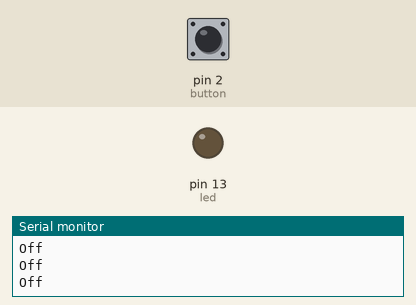
A sketch run on a simulated Arduino Uno, built with avr-gcc and run on an emulated ATmega328P. Parts: output pins drawn as LEDs (lit = HIGH), the last lines printed to the serial monitor. The test bench sets the inputs (shaded band); at power-on: pin 2 (button) LOW.

Above: at 1.3 s.
1.4 s: pin 2 (button) pulled HIGH for 0.3 s
At 1.62 s:
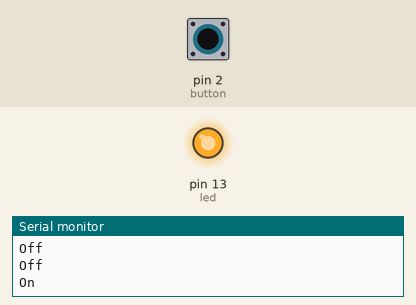
3.2 s: pin 2 (button) pulled HIGH for 3.2 s
At 6.9 s:
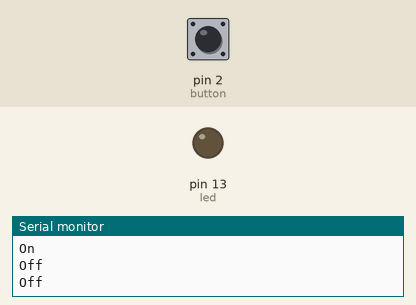
Timing chart, 0 to 8.4 s (numbered marks = the images above; inputs shaded):
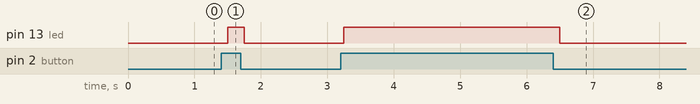

Measured:
- after the input at 1.4 s, pin 13 (led): LOW → HIGH after 0.10 s, → LOW 0.25 s later
- after the input at 3.2 s, pin 13 (led): LOW → HIGH after 0.05 s, → LOW 3.3 s later

The sketch:

digital_read_serial.ino
```cpp
//Source: https://www.arduino.cc/en/Tutorial/DigitalReadSerial

#define button 2
#define led 13
#define baudSpeed 9600
#define tutorialName "Digital Read Serial"
#define sleepTime 250
int buttonState;

void setup() {
  // put your setup code here, to run once:
  Serial.begin(baudSpeed);
  Serial.println(tutorialName);
  pinMode(led, OUTPUT);
  pinMode(button, INPUT);
  digitalWrite(led, LOW);
}

void loop() {
  // put your main code here, to run repeatedly:
  buttonState = digitalRead(button);
  if(buttonState > 0){
    Serial.println("On");
    digitalWrite(led, HIGH);
    }
  else{
    Serial.println("Off");
    digitalWrite(led, LOW);
    }
  delay(sleepTime);
}
```
